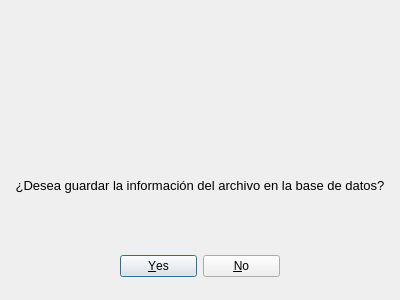
<?xml version="1.0" encoding="UTF-8"?>
<ui version="4.0">
 <class>windowavisoexcel</class>
 <widget class="QDialog" name="windowavisoexcel">
  <property name="windowModality">
   <enum>Qt::WindowModal</enum>
  </property>
  <property name="geometry">
   <rect>
    <x>0</x>
    <y>0</y>
    <width>400</width>
    <height>300</height>
   </rect>
  </property>
  <property name="windowTitle">
   <string>Aviso - Cargar datos desde excel</string>
  </property>
  <widget class="QDialogButtonBox" name="buttonBox">
   <property name="geometry">
    <rect>
     <x>120</x>
     <y>250</y>
     <width>160</width>
     <height>32</height>
    </rect>
   </property>
   <property name="orientation">
    <enum>Qt::Horizontal</enum>
   </property>
   <property name="standardButtons">
    <set>QDialogButtonBox::No|QDialogButtonBox::Yes</set>
   </property>
  </widget>
  <widget class="QLabel" name="label">
   <property name="geometry">
    <rect>
     <x>136</x>
     <y>30</y>
     <width>128</width>
     <height>128</height>
    </rect>
   </property>
   <property name="text">
    <string/>
   </property>
   <property name="pixmap">
    <pixmap resource="img/avisoexcel.qrc">:/avisoexcel/avisoexcel.png</pixmap>
   </property>
   <property name="scaledContents">
    <bool>true</bool>
   </property>
  </widget>
  <widget class="QLabel" name="label_2">
   <property name="geometry">
    <rect>
     <x>10</x>
     <y>160</y>
     <width>380</width>
     <height>51</height>
    </rect>
   </property>
   <property name="font">
    <font>
     <family>MS Shell Dlg 2</family>
     <pointsize>10</pointsize>
     <weight>50</weight>
     <bold>false</bold>
     <stylestrategy>PreferDefault</stylestrategy>
    </font>
   </property>
   <property name="text">
    <string>¿Desea guardar la información del archivo en la base de datos?</string>
   </property>
   <property name="alignment">
    <set>Qt::AlignCenter</set>
   </property>
  </widget>
 </widget>
 <resources>
  <include location="img/avisoexcel.qrc"/>
 </resources>
 <connections>
  <connection>
   <sender>buttonBox</sender>
   <signal>accepted()</signal>
   <receiver>windowavisoexcel</receiver>
   <slot>accept()</slot>
   <hints>
    <hint type="sourcelabel">
     <x>248</x>
     <y>254</y>
    </hint>
    <hint type="destinationlabel">
     <x>157</x>
     <y>274</y>
    </hint>
   </hints>
  </connection>
  <connection>
   <sender>buttonBox</sender>
   <signal>rejected()</signal>
   <receiver>windowavisoexcel</receiver>
   <slot>reject()</slot>
   <hints>
    <hint type="sourcelabel">
     <x>316</x>
     <y>260</y>
    </hint>
    <hint type="destinationlabel">
     <x>286</x>
     <y>274</y>
    </hint>
   </hints>
  </connection>
 </connections>
</ui>
